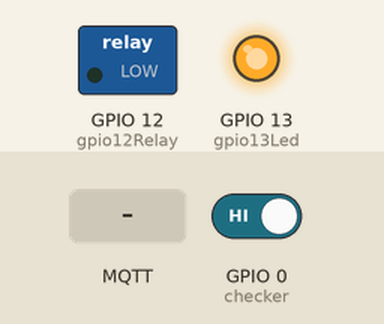
The sketch below on a simulated ESP8266 (NodeMCU). Parts: switched loads named in the sketch (green lamp = pin HIGH), output pins drawn as LEDs (lit = HIGH). The inputs (shaded band) are chosen by the test bench; at power-on: GPIO 0 (checker) HIGH. WiFi joins after 1.5 s; servers stay silent unless stated; no MQTT or app messages arrive unless stated; what the sketch prints to the serial monitor is not drawn.

Above: at 7.7 s.
7.8 s: GPIO 0 (checker) driven LOW
At 8.4 s:
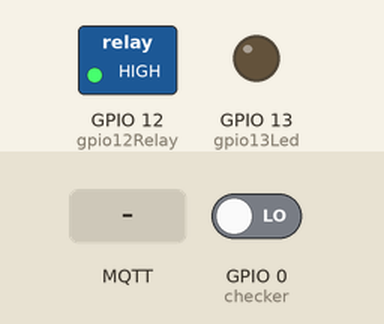
9.3 s: MQTT message "0" arrives on the first subscribed topic
At 10.5 s:
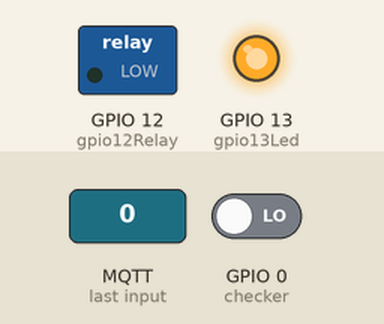
10.8 s: MQTT message "1" arrives on the first subscribed topic
At 11.8 s:
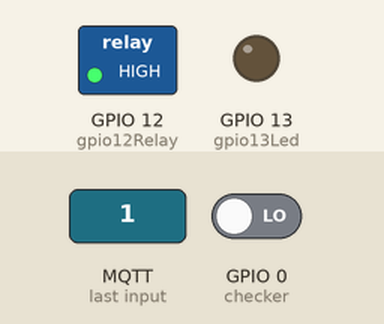
Timing chart, 0 to 13.8 s (numbered marks = the images above; inputs shaded):
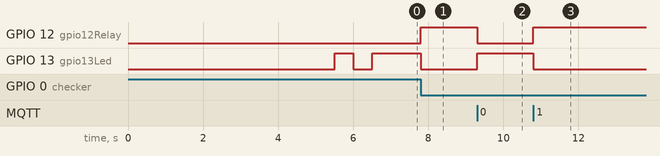

Measured:
- after the input at 7.8 s, GPIO 12 (gpio12Relay): LOW → HIGH at once; GPIO 13 (gpio13Led): HIGH → LOW at once
- after the input at 9.3 s, GPIO 12 (gpio12Relay): HIGH → LOW at once; GPIO 13 (gpio13Led): LOW → HIGH at once
- after the input at 10.8 s, GPIO 12 (gpio12Relay): LOW → HIGH at once; GPIO 13 (gpio13Led): HIGH → LOW at once

The sketch:

Steckdosen_Test_MQTT.ino
```cpp
#include <ESP8266WiFi.h>
#include <WiFiClient.h>
#include <ESP8266WebServer.h>
#include <ESP8266mDNS.h>
#include <WiFiUdp.h>
#include <Ticker.h>


#define USE_MQTT 1                //To use MQTT, install Library "PubSubClient" and switch next line to 1
#define USE_LOCAL_BUTTON 1        //If you don`t want to use local button switch to 0


#if USE_MQTT == 1
  #include <PubSubClient.h>
  //Your MQTT Broker
  const char* mqtt_server = "172.22.131.186";   //raspi IP
  const char* mqtt_in_topic = "set2";           //subscribed topic; receives messages
  const char* mqtt_out_topic = "status2";       //publish topic; channel on which the status gets published
#endif


//Wifi data
const char* ssid = "hyperon";          //Yout Wifi SSID
const char* password = "%354pHySiK%";    //Your Wifi Key

#if USE_MQTT == 1
  WiFiClient espClient;
  PubSubClient client(espClient);
  bool status_mqtt = 1;
  const int timer = 10000;  //timer off 10 sec, used for publishing the status in the loop
  unsigned long startTime;
  char currentState[10]; //variable for the current state of the socket, gets published, by the timer or message == "2"
#endif

//lights
int gpio13Led = 13; //green?
int gpio12Relay = 12; //blue?

bool lamp = 0;
bool relais = 0; //1 == on ; 0 == off

//Test  GPIO 0 every 0.1 sec
Ticker checker;
bool status = 1;


void setup(void){
  Serial.begin(115200);
  delay(5000);

  //init timer
  startTime = millis();

  WiFi.persistent(false);
  WiFi.mode(WIFI_OFF);
  WiFi.mode(WIFI_STA);
  WiFi.begin(ssid, password);

  pinMode(gpio13Led, OUTPUT);
  digitalWrite(gpio13Led, lamp);

  pinMode(gpio12Relay, OUTPUT);
  digitalWrite(gpio12Relay, relais);

  // connect to ssid, blink while not connected
  Serial.print("Verbindungsaufbau mit:  ");
  Serial.println(ssid);
  while (WiFi.status() != WL_CONNECTED) {
    delay(500);
    if(lamp == 0){
       digitalWrite(gpio13Led, 1);
       lamp = 1;
     }else{
       digitalWrite(gpio13Led, 0);
       lamp = 0;
     }
    Serial.print(".");
  }
  Serial.println("Verbunden");
  //if connected stop blinking and turn lamp off
  digitalWrite(gpio13Led, HIGH);

//set the server with entered IP at port 1883
//set callback method for receiving published message to mqttCallback()
  #if USE_MQTT == 1
    client.setServer(mqtt_server, 1883);
    client.setCallback(MqttCallback);
  #endif

  //Timer for checking the button every 0.1 sec
  checker.attach(0.1, check);

}


#if USE_MQTT == 1
  void MqttCallback(char* topic, byte* payload, unsigned int length) {
      if ((char)payload[0] == '1') { //if first char == 1 turn on
       Switch_On();
      } else if((char)payload[0] == '0'){      //first char == 0 switch off
       Switch_Off();
      } else if((char)payload[0] == '2'){      //first char == 2 pulish status  "on" or "off"
        client.publish(mqtt_out_topic, currentState, true);
      } else if((char)payload[0] == '3'){      //first char == 3 print IP, Gateway, subnetmask, macaddress
        client.publish(mqtt_out_topic, "IP: ");
        client.publish(mqtt_out_topic, WiFi.localIP().toString().c_str());
        client.publish(mqtt_out_topic, "Gateway: ");
        client.publish(mqtt_out_topic, WiFi.gatewayIP().toString().c_str());
        client.publish(mqtt_out_topic, "Netmask: ");
        client.publish(mqtt_out_topic, WiFi.subnetMask().toString().c_str());
        client.publish(mqtt_out_topic, "MAC-Address: ");
        client.publish(mqtt_out_topic, WiFi.macAddress().c_str());
      }
  }

void MqttReconnect() {
  String clientID = "SonoffSocket_"; // 13 chars
  clientID += WiFi.macAddress();//17 chars

  while (!client.connected()) {
    Serial.print("Connect to MQTT-Broker");
    if (client.connect(clientID.c_str(), NULL, NULL, mqtt_out_topic, 0, 0, "disconnected")) {
      Serial.print("connected as clientID:");
      Serial.println(clientID);
      //publish ready
      client.publish(mqtt_out_topic, "mqtt client ready");
      //subscribe to topic
      client.subscribe(mqtt_in_topic);
    } else {
      Serial.print("failed: ");
      Serial.print(client.state());
      Serial.println(" try again...");
      delay(5000);
    }
  }
}

//method for publishing the status;
//publishs either "on" or "off"
void MqttStatePublish() {
  if (relais == 1 and not status_mqtt)
     {
      status_mqtt = relais;
      client.publish(mqtt_out_topic, "on", true);
      snprintf (currentState, 10, "on");
      Serial.println("MQTT publish: on");
     }
  if (relais == 0 and status_mqtt)
     {
      status_mqtt = relais;
      client.publish(mqtt_out_topic, "off", true);
      snprintf (currentState, 10, "off");
      Serial.println("MQTT publish: off");
     }
}

#endif

//Methods for switching the socket on or off
//both publish there state if called
void Switch_On(void) {
  relais = 1;
  digitalWrite(gpio13Led, LOW);
  digitalWrite(gpio12Relay, relais);
  MqttStatePublish();
}
void Switch_Off(void) {
  relais = 0;
  digitalWrite(gpio13Led, HIGH);
  digitalWrite(gpio12Relay, relais);
  MqttStatePublish();
}

void check(void)
{

#if USE_LOCAL_BUTTON == 1
  //check gpio0 (button of Sonoff device)

  if ((digitalRead(0) == 0) and not status)
  {
    status=(digitalRead(0) == 0);
    if (relais == 0) {
      Switch_On();
  //Switch off
    } else {
      Switch_Off();
    }
  }
  status=(digitalRead(0) == 0);
#endif
}

void loop(void){

#if USE_MQTT == 1
//MQTT
   if (!client.connected()) { //client not connected
    MqttReconnect();
   }
   if (client.connected()) {  //client connected
    MqttStatePublish();
   }

//timer for publishing the status
/*  if(millis() > startTime + timer){
    client.publish(mqtt_out_topic, currentState, true);
//    MqttStatePublish();
    startTime = millis();
  }
*/
  client.loop();
#endif
}
```
